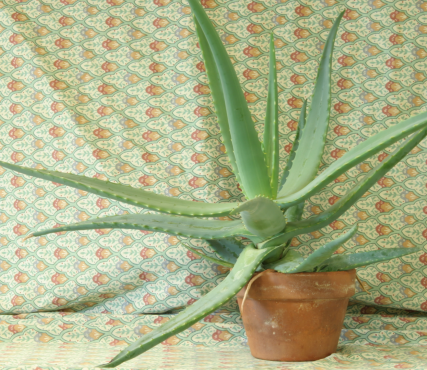
//> input picture build/dataset/Aloe/view1.png, 427 x 370 px
$ ./pm_rows_cols_sweep   (built with g++ and OpenCV 4)
//> lines starting //> are read from the running program, lines starting //| are printed output that depends on the picture
### PatchMatchBase.h
#ifndef __PATCH_MATCH_BASE_H__
#define __PATCH_MATCH_BASE_H__
#include "Matrix2D.h"
#include "DisparityPlane.h"
#include <opencv2/opencv.hpp>


const int PLANE_PENALTY = 120;

// step1 : initialization
// step2 ：spatial propagation
// step3 ：view propagation
// step4 ：post-processing
// step5 : generate dispaR
//

class PatchMatchBase
{
public:
	PatchMatchBase(float alpha, float gamma, float tau_c, float tau_g);
	float Weight(const cv::Vec3f& p, const cv::Vec3f& q, float gamma = 10.0f);
	void PrecomputePixelsWeights(const cv::Mat& image, cv::Mat& weights, int win_size);
	void PrecomputeGrayscaleGradient(const cv::Mat& image, cv::Mat& grad_x, cv::Mat& grad_y);
	void InitializeRandomPlane(Matrix2D<DisparityPlane>& planes, float min_disparity, float max_disparity);
	void EvaluatePlaneCost(int view);
	float PlaneMatchCost(const DisparityPlane& plane, int y, int x, int view);
	float Dissimilarity(const cv::Vec3f& color, const cv::Vec3f& corr_color, const cv::Vec2f& grad, const cv::Vec2f& corr_grad);
	virtual void StartIteration(int iter_num) = 0;
	void ProcessPixel(int y, int x, int view, int iter);
	virtual void SpatialPropagation(int y, int x, int view, int iter) = 0;
	void PlaneRefinement(int y, int x, int view, float max_delta_z, float max_delta_n, float end_z);
	void PlaneRefinement2(int y, int x, int view, float max_delta_z, float max_delta_n, float end_z);
	void ViewPropagation(int y, int x, int view);

	void CheckValidity( int view);
	bool FillInvalidPixel(int y, int x, int view);
	int FillInvalidPixels(int view);
	void WeightedMeidanFilter(int y, int x, int view);
	void WeightedMeidanFilters(int view);
	void PostProcess();
	void PlaneToDisparity(int view);

	void Process(const cv::Mat& image1, const cv::Mat& image2, int win_size, int min_disparity, int max_disparity, int iter);


	cv::Mat GetLeftDisparityMap();
	cv::Mat GetRightDisparityMap();

protected:
	float alpha_;
	float gamma_;
	float tau_color_;
	float tau_gradient_;

	int win_size_;
	int min_disparity_;
	int max_disparity_;

	cv::Mat views_[2];
	cv::Mat grad_xs_[2];
	cv::Mat grad_ys_[2];
	cv::Mat grads_[2];
	cv::Mat weigs_[2];
	Matrix2D<DisparityPlane> planes_[2];
	cv::Mat costs_[2];
	cv::Mat disps_[2];
	cv::Mat validity_[2];

	int rows_;
	int cols_;

	int current_iter_index_;
};


#endif  //__PATCH_MATCH_H__

### PatchMatchRowColSweep.h
#ifndef __PATCH_MATCH_ROW_COL_SWEEP_H__
#define __PATCH_MATCH_ROW_COL_SWEEP_H__

#include "PatchMatchBase.h"

class PatchMatchRowColSweep : public PatchMatchBase
{
public:
	PatchMatchRowColSweep(float alpha, float gamma, float tau_c, float tau_g);
	void SpatialPropagation(int y, int x, int view, int iter);
	void StartIteration(int iter);
};
#endif //__PATCH_MATCH_ROW_COL_SWEEP_H__

### Matrix2D.h
#ifndef __MATRIX_2D_H__
#define __MATRIX_2D_H__

#include <vector>
template <typename T>
class Matrix2D
{
	public:
		Matrix2D();
		Matrix2D(unsigned int rows, unsigned int cols);
		Matrix2D(unsigned int rows, unsigned int cols, const T& def);

		T& operator()(unsigned int row, unsigned int col);
		const T& operator()(unsigned int row, unsigned int col) const;

		unsigned int rows;
		unsigned int cols;

	private:

		// 用vector实现的二维数组
		std::vector<std::vector<T>> data;
};

template <typename T>
Matrix2D<T>::Matrix2D() {}

template <typename T>
Matrix2D<T>::Matrix2D(unsigned int rows, unsigned int cols)
				: rows(rows), cols(cols), data(rows, std::vector<T>(cols)) { }

template <typename T>
Matrix2D<T>::Matrix2D(unsigned int rows, unsigned int cols, const T &def)
				: rows(rows), cols(cols), data(rows, std::vector<T>(cols, def)) { }

template <typename T>
inline T& Matrix2D<T>::operator()(unsigned int row, unsigned int col)
{
	return data[row][col];
}

template <typename T>
inline const T& Matrix2D<T>::operator()(unsigned int row, unsigned int col) const
{
	return data[row][col];
}

#endif  //__MATRIX_2D_H__

### DisparityPlane.h
#ifndef __DISPARITY_PLANE_H__
#define __DISPARITY_PLANE_H__

#include <opencv2/opencv.hpp>
class DisparityPlane
{
public:

	DisparityPlane();
	// 平面是由一个3D点和法向量所决定
	DisparityPlane(cv::Vec3f point, cv::Vec3f normal);

	/* float operator[](int idx) const; */
	/* cv::Vec3f operator()(); */

	cv::Vec3f GetPoint() const;
	cv::Vec3f GetNormal() const;
	cv::Vec3f GetCoeff() const;
	float GetDisparity(float x, float y) const;

	DisparityPlane ViewTransform(int x, int y, int sign, int& qx, int &qy);

private:

	cv::Vec3f point;
	cv::Vec3f normal;
	cv::Vec3f coeff;
};

#endif //__DISPARITY_PLANE_H__

### PatchMatchBase.cpp
#include "PatchMatchBase.h"
#include <random>

#include <time.h>


template<typename T>
inline T VecAverage(const T& x, const T& y, float wm)
{
	return wm * x + (1 - wm ) * y;
}


PatchMatchBase::PatchMatchBase(float alpha, float gamma, float tau_c, float  tau_g)
	: alpha_(alpha), gamma_(gamma), tau_color_(tau_c), tau_gradient_(tau_g)
{
}

float PatchMatchBase::Weight(const cv::Vec3f& p, const cv::Vec3f& q, float gamma)
{
	float res = std::exp(-cv::norm(p - q, cv::NORM_L1) * 1.0f / gamma);
	return res;
}


void PatchMatchBase::PrecomputePixelsWeights(const cv::Mat& image, cv::Mat& weights, int win_size)
{
	int half = win_size / 2;
	// [13 lines of commented-out code are left out]


	#pragma omp parallel for
	for(int cx=0; cx < image.cols; ++cx)
		for(int cy=0; cy < image.rows; ++cy)
			for(int x = cx - half; x <= cx + half; ++x)
				for(int y = cy - half; y <= cy + half; ++y)
					if(x >= 0 && y >= 0 && x < image.cols && y < image.rows)
					{
						weights.at<float>(cv::Vec<int,4> {cy, cx, y -cy +half, x -cx +half}) = Weight(image.at<cv::Vec3b>(cy, cx), image.at<cv::Vec3b>(y, x), this->gamma_);
					}

}


void PatchMatchBase::PrecomputeGrayscaleGradient(const cv::Mat& image, cv::Mat& grad_x, cv::Mat& grad_y)
{
	int scale = 1;
	int delta = 0;
	cv::Mat gray;
	cv::cvtColor(image, gray, cv::COLOR_BGR2GRAY);
	cv::Sobel(gray, grad_x, CV_32F, 1, 0, 3, scale, delta, cv::BORDER_DEFAULT);
	cv::Sobel(gray, grad_y, CV_32F, 0, 1, 3, scale, delta, cv::BORDER_DEFAULT);
	grad_x = grad_x / 8.0f;
	grad_y = grad_y / 8.0f;
}

void PatchMatchBase::InitializeRandomPlane(Matrix2D<DisparityPlane>& planes, float min_disparity, float max_disparity)
{
	cv::RNG random_generator;
	const int RAND_HALF = RAND_MAX / 2;
	for(int y = 0; y < rows_; ++y)
	{
		for(int x = 0; x < cols_; ++x)
		{
			float z = random_generator.uniform(min_disparity, max_disparity);
			cv::Vec3f point(x, y, z);

			float nx = ((float)std::rand() - RAND_HALF) / RAND_HALF;
			float ny = ((float)std::rand() - RAND_HALF) / RAND_HALF;
			float nz = ((float)std::rand() - RAND_HALF) / RAND_HALF;

			// [13 lines of commented-out code are left out]

			cv::Vec3f normal(nx, ny, nz);
			cv::normalize(normal, normal);

			planes(y, x) = DisparityPlane(point, normal);
		}
	}
}

void PatchMatchBase::EvaluatePlaneCost(int view)
{
	cv::Mat& costs = this->costs_[view];
	const Matrix2D<DisparityPlane>& planes = this->planes_[view];

	#pragma omp parallel for
	for(int y = 0; y < rows_; ++y)
	{
		for(int x = 0; x < cols_; ++x)
		{
			costs.at<float>(y, x) = PlaneMatchCost(planes(y, x), y, x, view);
		}
	}
}

float PatchMatchBase::PlaneMatchCost(const DisparityPlane& plane, int y, int x, int view)
{
	// left : -1;  right : 1;
	int sign = (view == 0) ? -1 : 1;

	float cost = 0;
	int half = win_size_ / 2;

	const cv::Mat& f1 = views_[view];
	const cv::Mat& f2 = views_[1 - view];
	const cv::Mat& gx1 = grad_xs_[view];
	const cv::Mat& gx2 = grad_xs_[1 - view];
	const cv::Mat& gy1 = grad_ys_[view];
	const cv::Mat& gy2 = grad_ys_[1 - view];
	const cv::Mat& w1 = weigs_[view];

	for(int i = -half; i <= half; ++i)
	{
		for(int j = -half; j <= half; ++j)
		{
			int sample_x = x + j;
			int sample_y = y + i;
			if(sample_x < 0 || sample_y < 0 || sample_x >= cols_ || sample_y >= rows_)
				continue;

			float d = plane.GetDisparity(sample_x, sample_y);
			if(d < min_disparity_ || d > max_disparity_)
			{
				cost += PLANE_PENALTY;
			}
			else
			{
				float corr_sample_x = sample_x + sign * d;
				int corr_sample_x_i = (int)corr_sample_x;

				float wm = 1 - (corr_sample_x - corr_sample_x_i);

				if(corr_sample_x_i > cols_ - 2)
					corr_sample_x_i = cols_ - 2;

				if(corr_sample_x_i < 0)
					corr_sample_x_i = 0;

				cv::Vec3f corr_color = VecAverage((cv::Vec3f)f2.at<cv::Vec3b>(sample_y, corr_sample_x_i), (cv::Vec3f)f2.at<cv::Vec3b>(sample_y, corr_sample_x_i + 1), wm);
				float corr_grad_x = VecAverage(gx2.at<float>(sample_y, corr_sample_x_i), gx2.at<float>(sample_y, corr_sample_x_i + 1), wm);
				float corr_grad_y = VecAverage(gy2.at<float>(sample_y, corr_sample_x_i), gy2.at<float>(sample_y, corr_sample_x_i + 1), wm);
				cv::Vec2f corr_grad(corr_grad_x, corr_grad_y);

				cv::Vec3f color = f1.at<cv::Vec3b>(sample_y, sample_x);
				float grad_x = gx1.at<float>(sample_y, sample_x);
				float grad_y = gy1.at<float>(sample_y, sample_x);
				cv::Vec2f grad(grad_x, grad_y);

				//ASW权重
				float w = w1.at<float>(cv::Vec<int, 4>{y, x, i + half, j + half});

				cost += w * Dissimilarity(color, corr_color, grad, corr_grad);
			}
		}
	}
	return cost;
}

float PatchMatchBase::Dissimilarity(const cv::Vec3f& color, const cv::Vec3f& corr_color, const cv::Vec2f& grad, const cv::Vec2f& corr_grad)
{
	float cost_color = cv::norm(color - corr_color, cv::NORM_L1);
	float cost_grad = cv::norm(grad - corr_grad, cv::NORM_L1);

	cost_color = std::min(cost_color, tau_color_);
	cost_grad = std::min(cost_grad, tau_gradient_);

	float cost = (1 - alpha_) * cost_color + alpha_ * cost_grad;
	return cost;
}

// [35 lines of commented-out code are left out]

// [6 lines left out: function ProcessPixel, not called in this run]

// [35 lines of commented-out code are left out]
// [320 lines left out: functions PlaneRefinement, PlaneRefinement2, ViewPropagation, CheckValidity, FillInvalidPixel, FillInvalidPixels and 4 more, not called in this run]
void PatchMatchBase::Process(const cv::Mat& image1, const cv::Mat& image2, int win_size, int min_disparity, int max_disparity, int iter)
{
	this->views_[0] = image1;
	this->views_[1] = image2;

	this->rows_ = image1.rows;
	this->cols_ = image1.cols;

	this->win_size_ = win_size;
	this->min_disparity_ = min_disparity;
	this->max_disparity_ = max_disparity;

	clock_t start, end;

	std::cerr << "Precomputing pixels weights...\n";
	start = clock();
	int win_mat_size[] = {this->rows_, this->cols_, this->win_size_, this->win_size_};
	this->weigs_[0] = cv::Mat(4, win_mat_size, CV_32F);
	this->weigs_[1] = cv::Mat(4, win_mat_size, CV_32F);
	this->PrecomputePixelsWeights(image1, this->weigs_[0], this->win_size_);
	this->PrecomputePixelsWeights(image2, this->weigs_[1], this->win_size_);
	end = clock();
	/* std::cout << "time : " << (end - start) / CLOCKS_PER_SEC << std::endl; */


	std::cerr << "Computeing images gradient...\n";
	start = clock();
	this->PrecomputeGrayscaleGradient(image1, this->grad_xs_[0], this->grad_ys_[0]);
	this->PrecomputeGrayscaleGradient(image2, this->grad_xs_[1], this->grad_ys_[1]);
	end = clock();
	// [7 lines of commented-out code are left out]

	std::cerr << "Precomputing random planes...\n";
	start = clock();
	this->planes_[0] = Matrix2D<DisparityPlane>(this->rows_, this->cols_);
	this->planes_[1] = Matrix2D<DisparityPlane>(this->rows_, this->cols_);
	this->InitializeRandomPlane(this->planes_[0], this->min_disparity_, this->max_disparity_);
	this->InitializeRandomPlane(this->planes_[1], this->min_disparity_, this->max_disparity_);
	end = clock();
	/* std::cout << "time : " << (end - start) / CLOCKS_PER_SEC << std::endl; */

	std::cerr << "Evaluating initial planes cost...\n";
	start = clock();
	this->costs_[0] = cv::Mat(this->rows_, this->cols_, CV_32F);
	this->costs_[1] = cv::Mat(this->rows_, this->cols_, CV_32F);
	this->EvaluatePlaneCost(0);
	this->EvaluatePlaneCost(1);
	end = clock();
	/* std::cout << "time : " << (end - start) / CLOCKS_PER_SEC << std::endl; */


	this->current_iter_index_ = 0;
	std::cerr << "Processing left and right view...\n";
	start = clock();
	StartIteration(iter);
	end = clock();
	/* std::cout << "time : " << (end - start) / CLOCKS_PER_SEC << std::endl; */

	std::cerr << "Plane to disparitys...\n";
	start = clock();
	this->disps_[0] = cv::Mat(this->rows_, this->cols_, CV_32F);
	this->disps_[1] = cv::Mat(this->rows_, this->cols_, CV_32F);
	PlaneToDisparity(0);
	PlaneToDisparity(1);
	end = clock();
	/* std::cout << "time : " << (end - start) / CLOCKS_PER_SEC << std::endl; */
}


// [8 lines left out: functions GetLeftDisparityMap, GetRightDisparityMap, not called in this run]

### PatchMatchRowColSweep.cpp
#include "PatchMatchRowColSweep.h"

PatchMatchRowColSweep::PatchMatchRowColSweep(float alpha, float gamma, float tau_c, float tau_g)
	: PatchMatchBase(alpha, gamma, tau_c, tau_g)
{
}


// [113 lines left out: functions SpatialPropagation, StartIteration, not called in this run]

### DisparityPlane.cpp
#include "DisparityPlane.h"


DisparityPlane::DisparityPlane() {}


DisparityPlane::DisparityPlane(cv::Vec3f point, cv::Vec3f normal) : point(point), normal(normal)
{
	float a = -normal[0] / normal[2];
	float b = -normal[1] / normal[2];
	float c = cv::sum(normal.mul(point))[0] / normal[2];
	coeff = cv::Vec3f(a, b, c);
}

/* inline float DisparityPlane::operator[](int idx) const { return coeff[idx]; } */

/* inline cv::Vec3f DisparityPlane::operator()() { return coeff; } */

cv::Vec3f DisparityPlane::GetPoint() const { return point; }

cv::Vec3f DisparityPlane::GetNormal() const { return normal; }

cv::Vec3f DisparityPlane::GetCoeff() const { return coeff; }

float DisparityPlane::GetDisparity(float x, float y) const
{
	/* float disp = coeff[0] * x + coeff[1] * y + coeff[2]; */
	float disp = coeff(0) * x + coeff(1) * y + coeff(2);
	return disp;
}


// 将一个平面变成另外一个平面， 变成哪个平面呢???
// [12 lines left out: function ViewTransform, not called in this run]

### src/pm_rows_cols_sweep.cpp
#include "DisparityPlane.h"
#include "Matrix2D.h"
#include "PatchMatchRowColSweep.h"

#include <algorithm>
#include <opencv2/opencv.hpp>

#include <vector>
#include <iostream>
#include <vector>
#include <string>
#include <time.h>

#include <sys/stat.h>
#include <sys/types.h>
float Evaluate(cv::Mat standard, cv::Mat myMap)
{
	double sum = standard.rows * standard.cols;
	int count = 0;
	int ans = 0;
	for (int i = 0; i < standard.rows; i ++)
	{
		for (int j = 0; j < standard.cols; j ++)
		{
			ans = standard.ptr<uchar>(i)[j] - myMap.ptr<float>(i)[j];
			//与原图灰度相差大于1可认为是bad pixels，因为增强对比度，所以disparity maps都乘以3显示
			if (ans > 3 || ans < -3) count ++;
		}
	}
	double result = (count + 0.0)/sum;
	std::cout << std::setiosflags(std::ios::fixed);
	std::cout << std::setprecision(2) << result * 100 << "\\%" << std::endl;
	return result * 100;
}

bool check_image(const cv::Mat &image, std::string name="Image")
{
	if(!image.data)
	{
		std::cerr <<name <<" data not loaded.\n";
		return false;
	}
	return true;
}


bool check_dimensions(const cv::Mat &img1, const cv::Mat &img2)
{
	if(img1.cols != img2.cols or img1.rows != img2.rows)
	{
		std::cerr << "Images' dimensions do not corresponds.";
		return false;
	}
	return true;
}


std::vector<std::string> name = {"Aloe", "Baby1", "Baby2", "Baby3", "Bowling1",
"Bowling2", "Cloth1", "Cloth2", "Cloth3", "Cloth4", "Flowerpots",
"Lampshade1", "Lampshade2", "Midd1", "Midd2", "Monopoly",
"Plastic", "Rocks1", "Rocks2", "Wood1", "Wood2"};


int main(int argc, char** argv)
{
	//  参数
	const float alpha =  0.9f;
	const float gamma = 10.0f;
	const float tau_c = 10.0f;
	const float tau_g =  2.0f;


	mkdir("resultImages2", S_IRWXU);

	const time_t start = time(NULL);

	for (int i = 0; i < name.size(); i ++)
	{

		std::cout << name[i] << std::endl;
	//在目的文件夹中创建相应的文件夹，以便存入图片
		std::string str = "resultImages2/" + name[i];
		const char * dir = str.c_str();
		mkdir(dir, S_IRWXU);

		//读取images文件夹中的源图片
		cv::Mat img1 = cv::imread("dataset/" + name[i] + "/view1.png" , cv::IMREAD_COLOR );
//> img1 is the input picture: 370 rows x 427 cols, CV_8UC3; mean B, G, R 135.7, 176.3, 170.3
		cv::Mat img2 = cv::imread("dataset/" + name[i] + "/view5.png" , cv::IMREAD_COLOR );
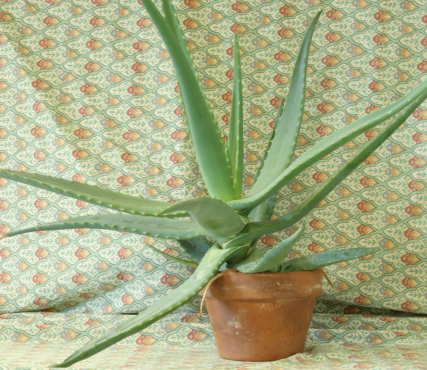
//> input picture build/dataset/Aloe/view5.png, 427 x 370 px
//> img2 is the input picture: 370 rows x 427 cols, CV_8UC3; mean B, G, R 133.2, 173.2, 167.1

		if ( (!img1.data) || (!img2.data))

		{
			printf("Please input right data~~\n");
			return -1;
		}

		// Image loading check
		if(!check_image(img1, "Image 1") or !check_image(img2, "Image 2"))
			return 1;

		// Image sizes check
		if(!check_dimensions(img1, img2))
			return 1;

		// processing images
		// 初始化参数
		PatchMatchRowColSweep patch_match(alpha, gamma, tau_c, tau_g);

		//11, 21, 31
		int win_size = 31;
		int min_disparity = 1;
		int max_disparity = 80;
		std::vector<float> error_rate1;
		std::vector<float> error_rate2;
		for(int iter = 1; iter <= 10; ++iter)
		{
		/* int iter = 1; */
			clock_t start, end;
			start = clock();
			patch_match.Process(img1, img2, win_size, min_disparity, max_disparity, iter);
//> in PrecomputeGrayscaleGradient, `cv::cvtColor(image, gray, cv::COLOR_BGR2GRAY);`:
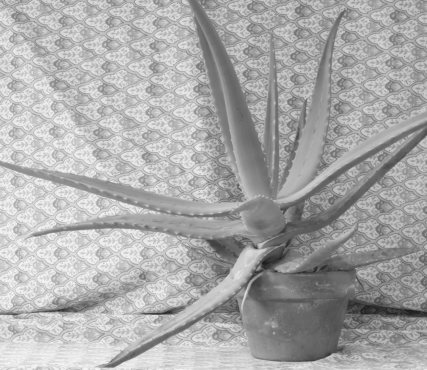
//> gray: 370 rows x 427 cols, CV_8UC1; min 24, max 246, mean 169.8
//> in PrecomputeGrayscaleGradient, `cv::Sobel(gray, grad_x, CV_32F, 1, 0, 3, scale, delta, cv::BORDER_DEFA..`:
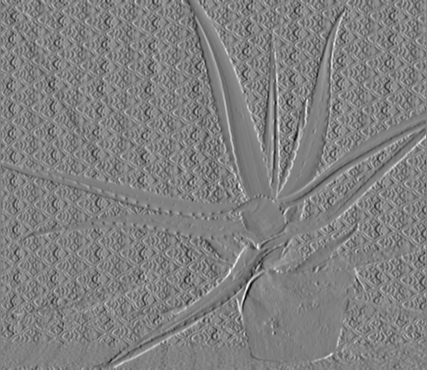
//> grad_x: 370 rows x 427 cols, CV_32FC1; min -402, max 393, mean -1; drawn with min black and max white
//> in PrecomputeGrayscaleGradient (call 2), `cv::cvtColor(image, gray, cv::COLOR_BGR2GRAY);`:
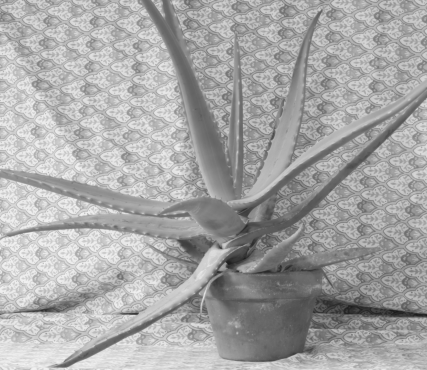
//> gray: 370 rows x 427 cols, CV_8UC1; min 27, max 243, mean 166.8
//> in PrecomputeGrayscaleGradient (call 2), `cv::Sobel(gray, grad_x, CV_32F, 1, 0, 3, scale, delta, cv::BORDER_DEFA..`:
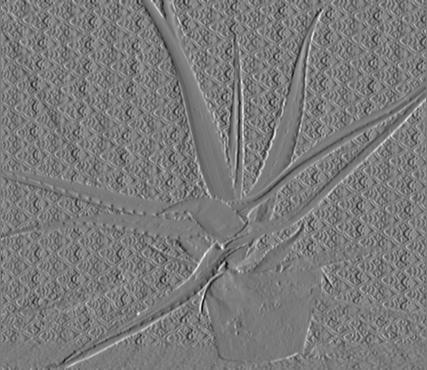
//> grad_x: 370 rows x 427 cols, CV_32FC1; min -388, max 415, mean -0.5; drawn with min black and max white
//> in PrecomputeGrayscaleGradient (call 2), `cv::Sobel(gray, grad_y, CV_32F, 0, 1, 3, scale, delta, cv::BORDER_DEFA..`:
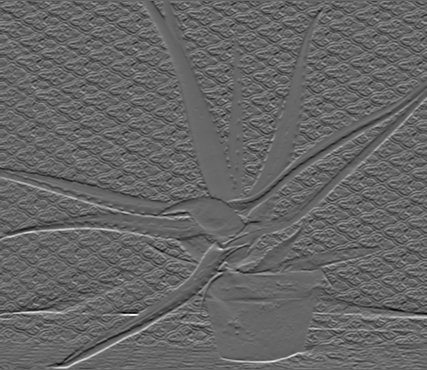
//> grad_y: 370 rows x 427 cols, CV_32FC1; min -428, max 639, mean 0.9; drawn with min black and max white
//> after the loop in EvaluatePlaneCost, `for(int y = 0; y < rows_; ++y)`:
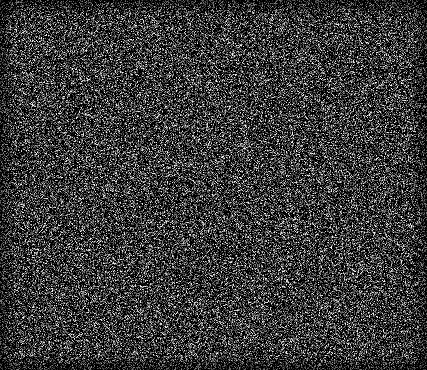
//> costs: 370 rows x 427 cols, CV_32FC1; min 3.47, max 115202.8, mean 26603; drawn with min black and max white
//> (the run ends here: the time limit is reached, at `cost_color = std::min(cost_color, tau_color_);`)
